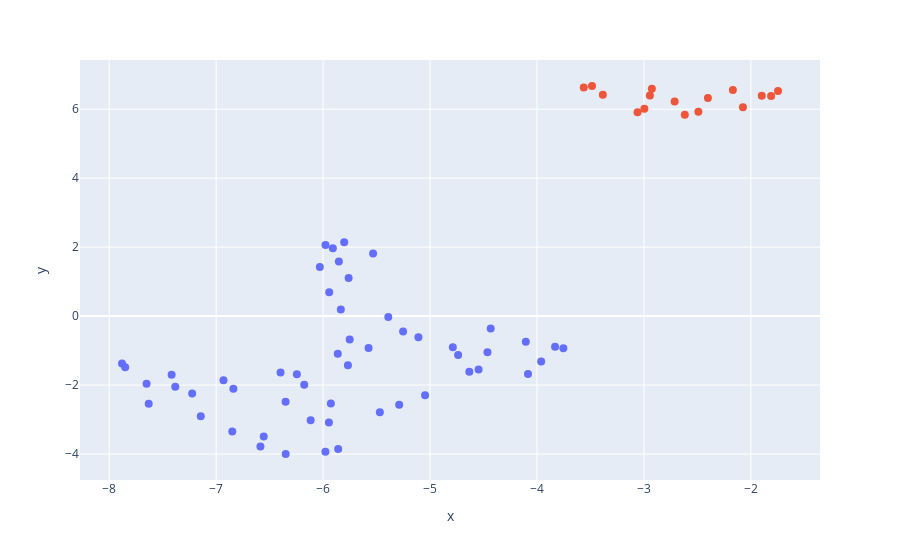

Notebook cell for this chart:
### Code cell
labels = plot_text(df_neu["content"],embedding_model)

### Figure 1 — Plotly figure (JSON) as saved in the notebook; plotly's stock layout.template omitted (floating-point values rounded to 4 significant figures)
{"data": [{"hovertemplate": "color=cluster 1<br>x=%{x}<br>y=%{y}<br>text=%{text}<extra></extra>", "legendgroup": "cluster 1", "marker": {"color": "#636efa", "size": 8, "symbol": "circle"}, "mode": "markers+text", "name": "cluster 1", "orientation": "v", "showlegend": true, "text": ["jika penyebrang jalan ketabrak/keserempet<br>kendaraan, prosedur claim BPJSnya gmn apakah tetap<br>harus ada surat kecelakaan dari kepolisian", "Bagaimana cara mengganti nomer NIK anak yang tidak<br>sesuai dengan yang ada di Kartu Keluarga", "RS mana yg masih menerima rujukan BPJS di wilayah<br>Tangerang Selatan Saya baru saja ditolak oleh<br>salah satu RS yg dirujuk.", "Dikartu saya terdapat bacaan non aktif diakhir<br>bulan.", "halo bisa dm ga min ada keluhan pebgen donload<br>kartu kis digitas tapi disuruh perbaharui alamat<br>email", "cara saya cek nomor bpjs gimana ya", "kartu BPJS nya juga harus dibawa karna sudah<br>hilang", "Halo min mau tanya dulu saya pakai KIS, lalu saya<br>bekerja dan diganti dari KIS jadi BPJS Perusahaan<br>ppu ya namanya Nah saat ini saya sudah resign min<br>dan bpjs saya statusnya Non Aktif diakhir bulan<br>itu apakah bisa diubah ke KIS lagi tidak yaa min", "Sudak kakak sudah saya lakukan sejak 2019 . Ini<br>akhir tahun 2022 . Saya dapat email tagihan atas<br>nama bapak saya yg sudah meninggal.", "yang datang kesana harus yang punya BPJS / bisa<br>diwakili", "kalau melalui online bisa ga ya", "Admin mau tanya obat Simvastatin 20mg, apakah<br>tidak dicover oleh BPJS Karena sy di resep oleh<br>dokter hrs minum obat itu setiap hari. Tapi oleh<br>RS Harapan Jayakarta saya diminta harus beli<br>sendiri ke apotek tiap bulan. Mohon penjelasan", "selamat siang, saya mau complain ko saya sudah<br>cancel autodebet via BCA. namun masih ke potong<br>juga tiba tiba dengan jumblah yang besar. kartu<br>bpjs yang ke autodebet sudah hilang, bisa ga ya<br>dana nya dikembalikan", "Min aku lupa email dan sandi dan nomer handphone<br>sudh terblokir gimana cara ganti untuk login ke<br>jkn nya ya", "di perusahaan statusnya sudah berhasil terdaftar", "apakah benar peraturan dari BPJS pasien BPJS hanya<br>bisa rawat inap di ruang ICU suatu RS maksimal<br>hanya 4 hari", "Ibu saya sudah 4 hari menunggu konfirmasi ruang<br>ICU di RS di Medan rujukan dari RS di Berastagi.<br>Keadaaannya sudah drop tapi sai sekarang kata<br>pihak rumah sakit asal blm ada konfirmasi,<br>sementara pasien sudah kritis.", "kalo minta rujukan poli sama tapi diagnosisnya<br>beda itu bisa ga", "selamat siang min, saya mau tanya kemaren kan<br>bpjskesehatan saya di bayar dari perusahaan, tapi<br>5 bln karna udh gk kerja jadi kan otomatis mati.<br>Jika saya alihkan ke pembayaran pribadi apakah<br>langsung aktif atau nunggu berapa hari baru aktif.", "Meskipun meminta rujukannya di hari yg sama", "permisi, bagaimana cara saya ingin mengetahui<br>nomor bpjs kesehatan saya melalui medsos twitter<br>ini. bukan aplikais yg lain terimakasih", "Kalau untuk periksa mata minus ke RS sdh tdk bisa<br>pakai KIS", "selamat pagi, mohon info cara melakukan perubahan<br>alamat domisili di kartu bpjs kesehatan", "halo, mau tanya kalau mau liat tagihan BPJS di apk<br>jkn di sebelah mana", "Pihak RS menyaikan bahwa ini ketentuan BPJS,hrs<br>diikuti,begitu", "Jadi baru bisa bayar tagihan dalam 14 hari kedepan<br>min, begitu", "permisi admin. Aku mau cek masa aktif BPJS<br>Kesehatan lewat DM twitter, apakah bisa..", "kalau seperti itu apakah bisa diurus untuk<br>dilakukan pembatalan pembayaran dan dialihkan ke<br>cicilan", "min saya ngin bertanya, saya sudah melakuan pindah<br>segmen dan melakukan pembayaran, tp knp status<br>masih tidak aktif ya bisa dm untuk screenshot nya", "min kalo terapi stroke ditanggung kis gak", "How the heck are you giving the same, apparently<br>coded, response", "pindah faskes kl klinik FKTP tutup tapi baru saja<br>pindah faskes blm ada 3 bulan bagaimana caranya", "Berarti kalo sehari jadi, insyaAllah bisa ya", "pandawa itu wa atau ca biasa ya", "Kira2 berapa lama untuk jadi aktif lagi min", "Nah masalahnya min saya mau konfirmasi untuk<br>penggantian nomor nih.. hubungin kemana ya", "Apakah utk usia pensiun ada status lain selain<br>PBPU", "maaf mau tanya bpjs bayi baru lahir anak saya<br>sudah di non aktiptidak ditanggung,padahal awal<br>bikin PBI", "Kalau sudah pembayaran pertama sebanyak 1 Bulan<br>Apakah bisa langsung bayar 6-12 Bulan", "hai min, mau nanya untuk pembayaran pertama bpjs<br>kesehatan bisa langsung 6 bulan tidak ya", "persyaratannya apa saja min kalo boleh tau biar<br>bisa dipersiapkan sebelum datang ke kantor, terima<br>kasih infonya min", "baik min makasih infonya, kalo bikin untuk<br>peralihan antara kis ke bpjs kesehatan mandiri<br>bisa via aplikasi kah makasih min", "min kalo yang punya kartu indonesia sehat, mau<br>punya tagihan bpjs mandiri bisa kah makasih min", "min, kalo rontgen itu ditanggung ga sih Adik saya<br>jatuh tadi dari motor terus stangnya kena dada.<br>Apakah bisa", "halo .. Apakah BPJS bisa di nonaktifkan Kalau<br>misal nonaktif, apakah bisa aktif sendiri", "Halo BPJS .. Saya mau tanya.. terintegrasi<br>keseluruh wilayah Indonesia Dan terintegrasi<br>dengan dukcapil Bapak saya sudah meninggal 2014.<br>Kenapa masi ada tagihan atas nama bapak saya yaa<br>Kan lucu Padahal tahun 2019 saya sudah mengurus.", "Apakah terjadi penunggakan iuran atau denda min", "min mau tanya dong Ini faskes 1 aku tiba² pindah<br>tuh gimana ya Pas saya berobat ke puskesmas faskes<br>1 saya biasanya, tiba² diinfoin kalau pindah<br>faskes bukan disitu lagi. Waktu saya cek mobile<br>JKN juga satu keluarga malah pindah di klinik yg<br>saya ataupun", "Cara ganti alamat bagamana", "hai min mau tnya utk BPJS PBI pembuatan hingga<br>aktif memerlukan waktu berapa lama ya", "Kalau belum sempat di ganti ada tunggakan tagihan<br>ga", "pembayaran premi bpjs bisa perorangan tidak ya", "Kalau pindah faskes itu ada masa tunggu nya ga min"], "textfont": {"color": "rgba(0,0,0,0)"}, "type": "scatter", "x": [-5.859, -6.031, -4.787, -5.39, -5.533, -6.931, -5.928, -5.752, -5.252, -5.469, -7.631, -3.831, -5.835, -5.943, -5.853, -5.046, -4.738, -4.105, -5.768, -4.433, -7.416, -4.084, -7.881, -6.839, -5.289, -6.849, -7.382, -6.35, -5.762, -3.961, -5.909, -4.546, -7.144, -6.176, -6.398, -5.803, -5.863, -5.575, -6.555, -6.116, -7.851, -7.651, -6.351, -3.753, -7.224, -5.109, -5.978, -4.463, -5.978, -6.245, -6.586, -5.946, -4.633], "xaxis": "x", "y": [-3.854, 1.427, -0.8998, -0.02373, 1.814, -1.86, -2.534, -0.6812, -0.4475, -2.789, -2.54, -0.8887, 0.1917, 0.6931, 1.582, -2.294, -1.125, -0.7439, -1.423, -0.3599, -1.698, -1.676, -1.377, -2.108, -2.57, -3.345, -2.045, -3.998, 1.103, -1.312, 1.97, -1.548, -2.905, -1.991, -1.632, 2.145, -1.095, -0.9219, -3.493, -3.018, -1.482, -1.961, -2.486, -0.933, -2.247, -0.6151, -3.93, -1.048, 2.061, -1.685, -3.782, -3.082, -1.614], "yaxis": "y"}, {"hovertemplate": "color=cluster 0<br>x=%{x}<br>y=%{y}<br>text=%{text}<extra></extra>", "legendgroup": "cluster 0", "marker": {"color": "#EF553B", "size": 8, "symbol": "circle"}, "mode": "markers+text", "name": "cluster 0", "orientation": "v", "showlegend": true, "text": ["cek dm ya", "cek dm", "min mohon balas dm", "hallo min, bales dm ya", "cek dm dong min", "haloo min, tolong cek dm yaa", "min, boleh dicek dm nya", "baik min, terima kasih.", "cek dm yaa min", "baik. Terimakasih banyak kak alfian.", "Oohh oke WhatsApp aja ya", "min tolong cek dm yaa", "Baik, terima kasih atas info nya", "halo admin cek dm ya. terima kasihh", "cek dm min", "Cek dm min"], "textfont": {"color": "rgba(0,0,0,0)"}, "type": "scatter", "x": [-2.168, -1.746, -3.06, -2.996, -2.074, -2.713, -2.491, -3.485, -2.402, -3.563, -2.944, -2.618, -3.384, -2.926, -1.811, -1.898], "xaxis": "x", "y": [6.557, 6.529, 5.909, 6.016, 6.058, 6.224, 5.929, 6.673, 6.325, 6.628, 6.395, 5.842, 6.417, 6.594, 6.384, 6.391], "yaxis": "y"}], "layout": {"legend": {"title": {"text": "color"}, "tracegroupgap": 0}, "margin": {"t": 60}, "showlegend": false, "xaxis": {"anchor": "y", "domain": [0, 1], "title": {"text": "x"}}, "yaxis": {"anchor": "x", "domain": [0, 1], "title": {"text": "y"}}}}
